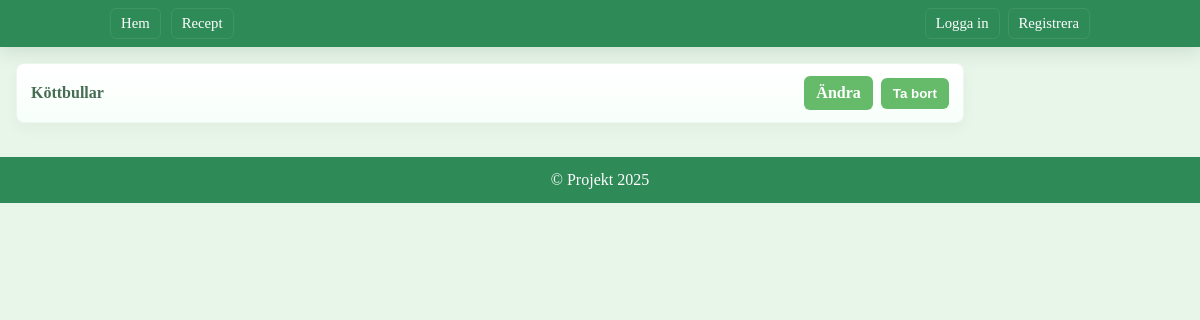
The app's page /recipe_collection, older data.
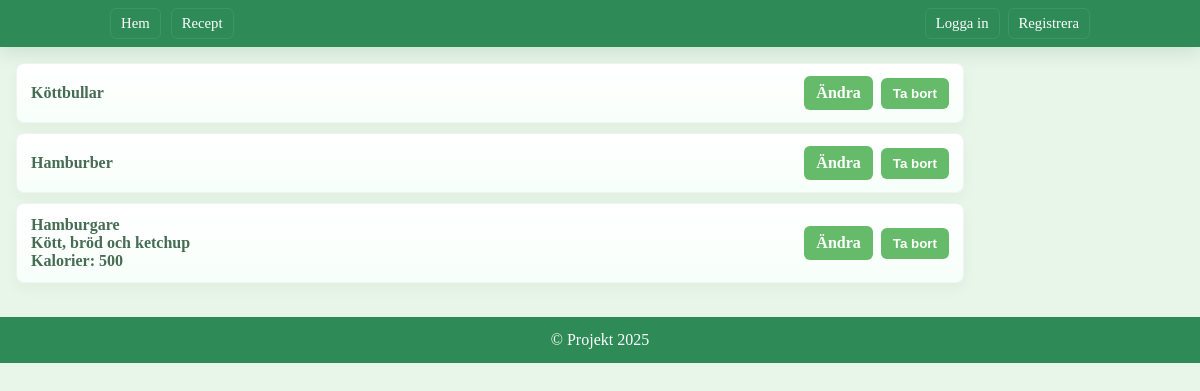
The same page, newer data.
### tables this page shows
CREATE TABLE recipes (
                        id INTEGER PRIMARY KEY AUTOINCREMENT,
                        title TEXT NOT NULL
                    , ingredients TEXT, calories INTEGER);

### app.py (the view)
@app.route('/recipe_collection')
def recipe_collection():
    recipes = get_all_recipes()
    return render_template('recipe_collection.html', recipes=recipes)

### app.py (called while the page is built)
def get_all_recipes():
    with sqlite3.connect('app.db') as conn:
        conn.row_factory = sqlite3.Row
        cursor = conn.cursor()
        cursor.execute("SELECT id, title, ingredients, calories FROM recipes ORDER BY id")
        return cursor.fetchall()

### templates/recipe_collection.html (shortened to what this page needs)
{% extends "base.html" %}
{% block content %}
    <ul class="recipe-list">
        {% for r in recipes %}
        <li data-id="{{ r['id'] }}">
            <div class="recipe-title">
                {{ r['title'] }}
                {% if r['ingredients'] %}
                <div class="recipe-ingredients">{{ r['ingredients'] }}</div>
                {% endif %}
                {% if r['calories'] %}
                <div class="recipe-calories">Kalorier: {{ r['calories'] }}</div>
                {% endif %}
            </div>
            <div class="recipe-actions">
                <a class="btn" href="{{ url_for('edit_recipe', recipe_id=r['id']) }}">Ändra</a>
                <form method="POST" action="{{ url_for('delete_recipe', recipe_id=r['id']) }}" style="margin:0;">
                    <button class="btn btn-danger" type="submit" aria-label="Ta bort recept">Ta bort</button>
                </form>
            </div>
        </li>
        {% else %}
        <li class="card">Inga recept ännu!</li>
        {% endfor %}
    </ul>
{% endblock %}

### templates/base.html (shortened to what this page needs)
<!DOCTYPE html>
<html lang="en">
<head>
    <link rel="stylesheet" href="{{ url_for('static', filename='style.css') }}">
</head>
<body>
    <div class="app">
        {% if not hide_nav %}
        <nav class="main-nav">
            <div class="nav-inner">
                <div class="nav-list">
                    <a class="nav-link" href="{{ url_for('index') }}">Hem</a>
                    <a class="nav-link" href="{{ url_for('recipe_collection') }}">Recept</a>
                </div>
                <div class="left">
                    {% if session.get('username') %}
                        <span>Inloggad som: {{ session.get('username') }}</span>
                        <a class="nav-link" href="{{ url_for('logout') }}">Logga ut</a>
                    {% else %}
                        <a class="nav-link" href="{{ url_for('login') }}">Logga in</a>
                        <a class="nav-link" href="{{ url_for('register') }}">Registrera</a>
                    {% endif %}
                </div>
            </div>
        </nav>
        {% endif %}
        <main class="site-main container content-left">
            {% block content %}{% endblock %}
        </main>
        {% if not hide_nav %}
        <footer>
            &copy; Projekt 2025
        </footer>
        {% endif %}
    </div>
</body>
</html>

### static/style.css (style rules this page uses)
:root { --primary-color: #2E8B57; --secondary-color: #E8F5E9; --third-color: #66BB6A; --forth-color: #1B5E20; --font-family: 'Arial, sans-serif'; --bg: var(--secondary-color); --text-color: #16331f; --muted: #466c53; --accent: #ffd54f; --danger: #d32f2f; --shadow: 0 6px 18px rgba(27,94,32,0.12); --radius: 8px; --gap: 12px; --nav-bg: var(--primary-color); --btn-bg: var(--third-color); --btn-hover: #4ea05a; --btn-contrast: #ffffff; }
html, body { height: 100%; margin: 0; background: var(--bg); color: var(--text-color); font-family: var(--font-family); -webkit-font-smoothing: antialiased; -moz-osx-font-smoothing: grayscale; }
a { color: inherit; text-decoration: none; }
.container { max-width: 980px; margin: 0 auto; padding: 0 16px; box-sizing: border-box; }
.app { min-height: 100vh; display: flex; flex-direction: column; }
.site-main { flex: 1 1 auto; display: block; }
.site-main { flex: none; display: block; }
.main-nav { width: 100%; background: var(--nav-bg); color: white; padding: 8px 0; box-shadow: var(--shadow); border-radius: 0; }
.nav-inner { max-width: 980px; margin: 0 auto; padding: 0 16px; display: flex; align-items: center; justify-content: space-between; gap: 12px; }
.nav-list { display:flex; gap:10px; align-items:center; flex-wrap:wrap; }
.left, .nav-actions { display:flex; gap:8px; align-items:center; }
.nav-list { display: flex; gap: 10px; align-items: center; flex-wrap: nowrap; }
.nav-list, .nav-actions { white-space: nowrap; overflow-x: auto; }
.nav-link { padding: 6px 10px; background: transparent; color: white; border-radius: 6px; border: 1px solid rgba(255,255,255,0.08); font-size: 0.92rem; transition: transform 0.12s cubic-bezier(.2,.9,.2,1), background 0.12s, box-shadow 0.12s; }
.btn { cursor: pointer; display: inline-flex; gap: 8px; align-items: center; justify-content: center; padding: 8px 12px; border-radius: 6px; border: none; color: var(--btn-contrast); background: var(--btn-bg); transition: transform 0.08s, background 0.12s, box-shadow 0.12s; font-weight: 600; }
.btn { transition: transform 0.12s cubic-bezier(.2,.9,.2,1), background 0.12s, box-shadow 0.12s; }
form { margin: 0; }
footer { background: var(--nav-bg); padding: 14px 0; text-align: center; color: white; margin-top: 18px; }
.site-main.container.content-left { margin: 0; padding-left: 16px; max-width: 980px; box-sizing: border-box; }
ul.recipe-list { list-style: none; margin: 16px 0; padding: 0; display: flex; flex-direction: column; gap: 10px; }
li[data-id] { display: flex; align-items: center; justify-content: space-between; padding: 12px 14px; gap: 12px; border-radius: 8px; background: linear-gradient(180deg, #ffffff 0%, #f7fffa 100%); border: 1px solid rgba(27,94,32,0.06); box-shadow: 0 6px 14px rgba(27,94,32,0.04); }
.recipe-title { flex: 1 1 auto; font-weight: 600; color: var(--muted); word-break: break-word; }
.recipe-actions { display: flex; gap: 8px; align-items: center; flex-shrink: 0; }

Row changes from the older to the newer data that the page shows:
added recipes: title "Hamburber"
added recipes: title "Hamburgare", ingredients "Kött, bröd och ketchup", calories "500"
